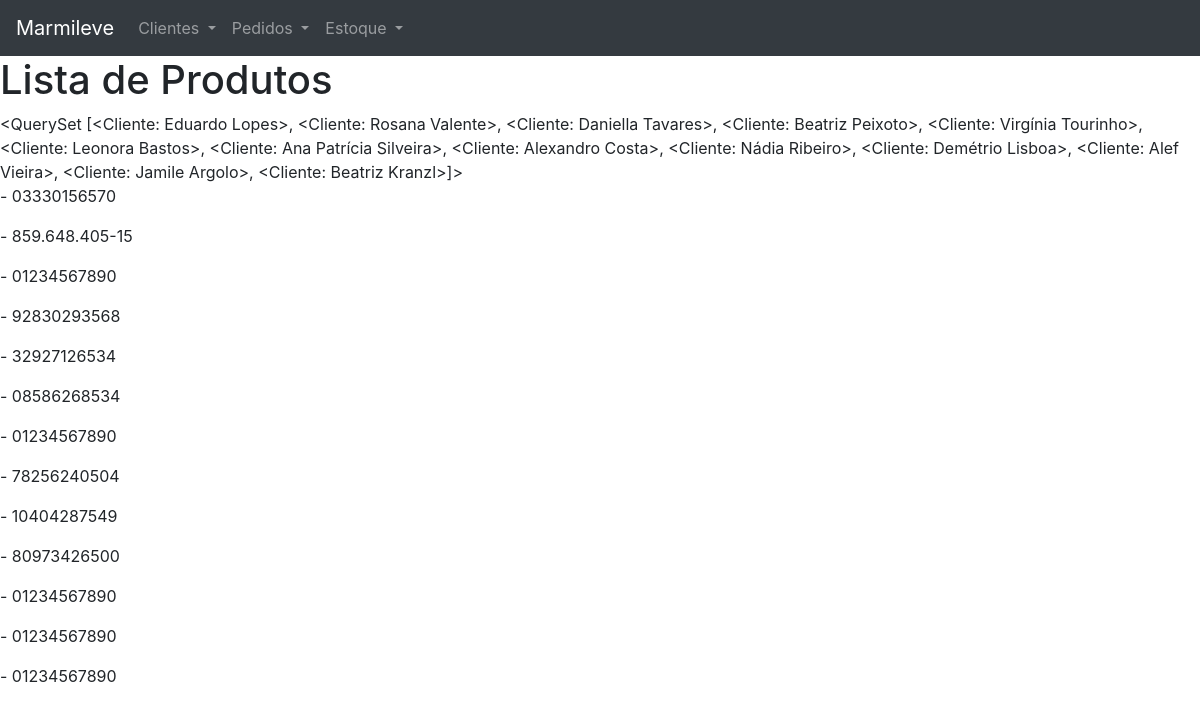
The app's page /productview/, older data.
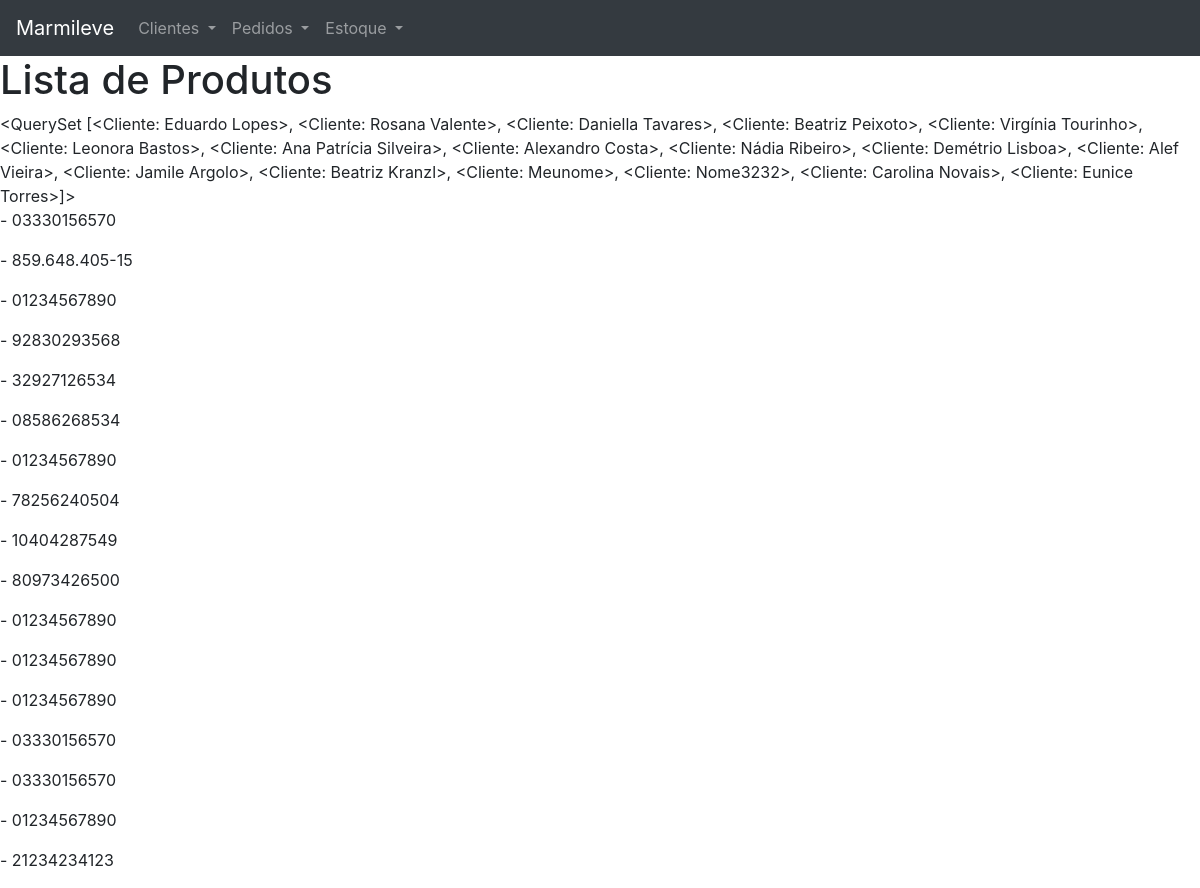
The same page, newer data.
### sitemarmileve/models.py (models this page shows)
class Cliente(models.Model):
    nome = models.CharField(max_length=200, unique=True)
    email = models.EmailField()
    telefone = models.CharField(max_length=11)
    cpf = models.CharField(max_length=200)
    def __str__(self):
        return str(self.nome)

### sitemarmileve/views.py (the view)
# urls.py: path('productview/', product_list_view),
def product_list_view(request):
    queryset = Cliente.objects.all()
    context = {'object_list': queryset}
    template_name = 'sitemarmileve/productview.html'
    return render(request, template_name, context)

### sitemarmileve/templates/sitemarmileve/productview.html
{% extends 'sitemarmileve/base.html' %}
{% block content %}
<h1>Lista de Produtos</h1>
{{ object_list }}
{% for i in object_list %}
<p><a href="/clientelookup/{{i.id}}">{{i.nome_text}}</a> - {{ i.cpf }}</p>
{% endfor %}
{% endblock %}

Row changes from the older to the newer data that the page shows:
computed for Cliente: nome.nome "…Jamile Argolo>, <Cliente: Beatriz Kranzl>]>" → "…Jamile Argolo>, <Cliente: Beatriz Kranzl>, <Cliente: Meunome>, <Cliente: Nome3232>, <Cliente: Carolina Novais>, <Cliente: Eunice Torres>]>"
added Cliente: cpf "03330156570"
added Cliente: cpf "03330156570"
added Cliente: cpf "01234567890"
added Cliente: cpf "21234234123"
